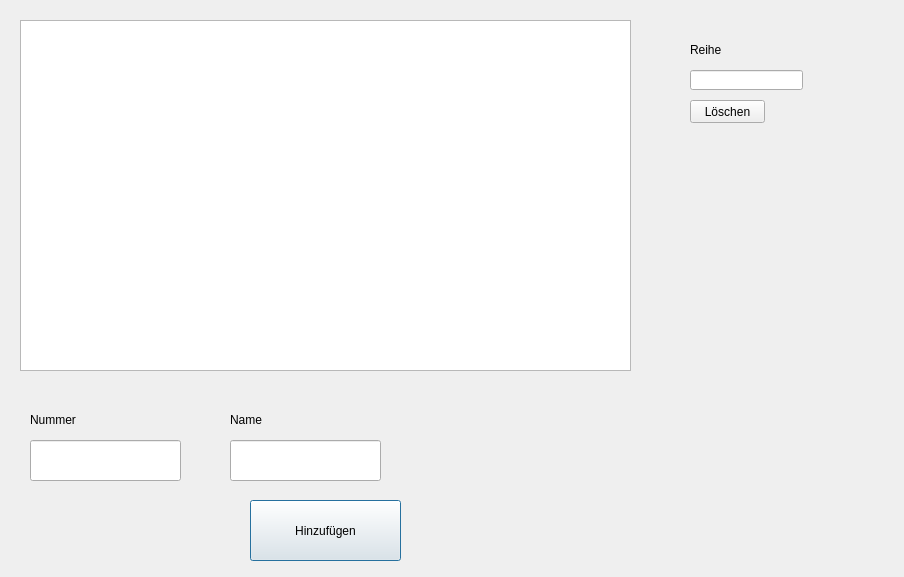
<?xml version="1.0" encoding="UTF-8"?>
<ui version="4.0">
 <class>Unit</class>
 <widget class="QDialog" name="Unit">
  <property name="geometry">
   <rect>
    <x>0</x>
    <y>0</y>
    <width>904</width>
    <height>577</height>
   </rect>
  </property>
  <property name="windowTitle">
   <string>Dialog</string>
  </property>
  <widget class="QPushButton" name="pushButton">
   <property name="geometry">
    <rect>
     <x>250</x>
     <y>500</y>
     <width>151</width>
     <height>61</height>
    </rect>
   </property>
   <property name="text">
    <string>Hinzufügen</string>
   </property>
  </widget>
  <widget class="QLabel" name="label_5">
   <property name="geometry">
    <rect>
     <x>690</x>
     <y>40</y>
     <width>51</width>
     <height>20</height>
    </rect>
   </property>
   <property name="text">
    <string>Reihe</string>
   </property>
  </widget>
  <widget class="QLabel" name="label_2">
   <property name="geometry">
    <rect>
     <x>230</x>
     <y>410</y>
     <width>71</width>
     <height>20</height>
    </rect>
   </property>
   <property name="text">
    <string>Name</string>
   </property>
  </widget>
  <widget class="QLineEdit" name="Nummer">
   <property name="geometry">
    <rect>
     <x>30</x>
     <y>440</y>
     <width>151</width>
     <height>41</height>
    </rect>
   </property>
   <property name="text">
    <string/>
   </property>
  </widget>
  <widget class="QLineEdit" name="deleteRow">
   <property name="geometry">
    <rect>
     <x>690</x>
     <y>70</y>
     <width>113</width>
     <height>20</height>
    </rect>
   </property>
  </widget>
  <widget class="QLabel" name="label">
   <property name="geometry">
    <rect>
     <x>30</x>
     <y>410</y>
     <width>71</width>
     <height>20</height>
    </rect>
   </property>
   <property name="text">
    <string>Nummer</string>
   </property>
  </widget>
  <widget class="QPushButton" name="pushButton_2">
   <property name="geometry">
    <rect>
     <x>690</x>
     <y>100</y>
     <width>75</width>
     <height>23</height>
    </rect>
   </property>
   <property name="text">
    <string>Löschen</string>
   </property>
  </widget>
  <widget class="QLineEdit" name="Name">
   <property name="geometry">
    <rect>
     <x>230</x>
     <y>440</y>
     <width>151</width>
     <height>41</height>
    </rect>
   </property>
   <property name="text">
    <string/>
   </property>
  </widget>
  <widget class="QTableView" name="tableViewBuch">
   <property name="geometry">
    <rect>
     <x>20</x>
     <y>20</y>
     <width>611</width>
     <height>351</height>
    </rect>
   </property>
  </widget>
 </widget>
 <resources/>
 <connections/>
</ui>
